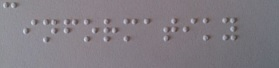
//> input picture imagenes/test.jpg, 279 x 68 px
$ ./home   (built with g++ and OpenCV 4)
//> lines starting //> are read from the running program, lines starting //| are printed output that depends on the picture; after the words box and inside, x2 and y2 are one past the last pixel; in counts of white or black regions, pixels touching at a corner belong together; pictures that were not available may be replaced by others from this repository, and a replacement may not be noted
/**
	* @file main.cpp
	* @version 2.0
	* @date 10/04/2015
	* @author Alan Collante & Guillermo Navarro
	* @bug Puntos que esten proximos al marco de la imagen produce errores

	main.cpp es un programa para traducir una imagen con sistema braille a caracteres

	*/


#include "opencv2/highgui/highgui.hpp"
#include "opencv2/imgproc/imgproc.hpp"
#include <iostream>
#include <stdio.h>
#include <stdlib.h>
#include <algorithm>    // std::sort

using namespace cv;
using namespace std;
/** * src Imagen cargada */
Mat src;
/** * src_gray Imagen cargada a escala gris */
Mat src_gray;
/** * lineas Imagen cargada a escala gris con las verticales y horizonatles */
Mat lineas;
/** * tresh Valor del treshold */
int thresh = 150;
/** * tresh Valor maximo del treshold */
int max_thresh = 255;

/**
	* @brief Carga los caracteres en sistema braille a memoria
	* @param abc Vector vacia de imagenes.
	* @return abc Vector con las imagenes de los caracteres en sistema braille cargadas.
	*/
void getdb(vector<Mat> &abc);
/**
	* @brief buscarverticales busca los verticales segun los puntos encontrados.
	* @param puntos Puntos encontrados en la imagen.
	* @return puntos retorna un vector con las verticales encontradas.
	*/
vector<int> buscarverticales(vector<Point2f> puntos, vector<Point2f> &puntos2);
/**
	* @brief buscarhorizontales busca los horizontales segun los puntos encontrados.
	* @param puntos Puntos encontrados en la imagen.
	* @return puntos retorna un vector con las horizontales encontradas.
	*/
vector<int> buscarhorizontales(vector<Point2f> puntos , vector<Point2f> &puntos2);
/**
	* @brief thresh_callback procesa la imagen cargada para traducirlo.
	* @return Imagen traducida.
	*/
void thresh_callback(int, void* );
void thresh_callback2(int, void* );
/**
	* @brief main
	*/

int main( int argc, char** argv )
{
	/// Load source image
	//Mat abc = imread( "C://Users//Manuela//Desktop//inf//vision por comptuador//proyectofinal//abc.jpg", 1 );
	//imshow( "ABC", abc );

	//src = imread( "C://Users//Manuela//Desktop//inf//vision por comptuador//proyectofinal//test3.jpg", 1 );
	src = imread( "C://Users//Manuela//Desktop//inf//vision por comptuador//proyectofinal//test.jpg", 1 );
//> src is the input picture: 68 rows x 279 cols, CV_8UC3; mean B, G, R 131.9, 125.1, 130.6

	src = imread( "C://Users//Manuela//Desktop//inf//vision por comptuador//proyectofinal//test13.jpg", 1 );
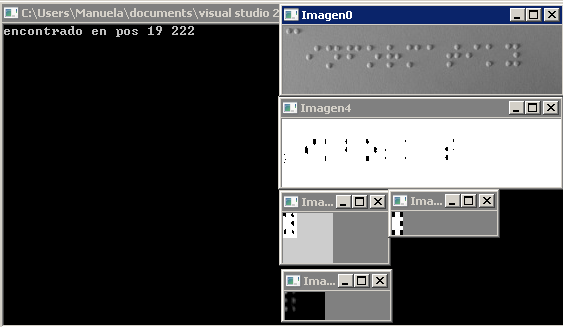
//> input picture imagenes/encontrado.png, 563 x 327 px, given in place of test13.jpg, which was not available
//> src is the input picture: 327 rows x 563 cols, CV_8UC3; mean B, G, R 76.6, 75.6, 75.1
	//src = imread( "C://Users//Manuela//Desktop//inf//vision por comptuador//proyectofinal//test11.jpg", 1 );

	src = imread( "C://Users//Manuela//Desktop//inf//vision por comptuador//proyectofinal//test15.jpg", 1 );
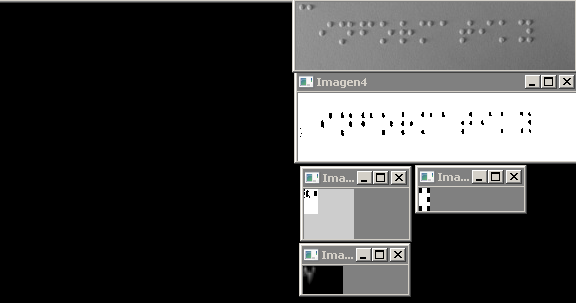
//> input picture imagenes/inicio.png, 576 x 303 px, given in place of test15.jpg, which was not available
//> src is the input picture: 303 rows x 576 cols, CV_8UC3; mean B, G, R 65.4, 65.6, 65.7
	src = imread( "C://Users//Manuela//Desktop//inf//vision por comptuador//proyectofinal//test10.jpg", 1 );


	cvtColor( src, src_gray, CV_BGR2GRAY );
	blur( src_gray, src_gray, Size(3,3) );
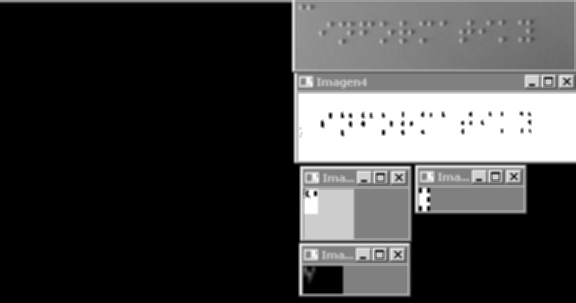
//> src_gray: 303 rows x 576 cols, CV_8UC1; min 0, max 255, mean 65.5
	/// Create Window
	char* source_window = "Source";
	namedWindow( source_window, CV_WINDOW_AUTOSIZE );
	imshow( source_window, src );
	waitKey(0);
	createTrackbar( " Threshold:", "Source", &thresh, max_thresh, thresh_callback );
	//debug
	//thresh_callback( 0, 0 );
	//nodebug
	thresh_callback2( 0, 0 );

	waitKey(0);
	return(0);
}


// [118 lines left out: function thresh_callback, not called in this run]


void thresh_callback2(int, void* )
{
  Mat threshold_output;
  vector<vector<Point> > contours;
  vector<Vec4i> hierarchy;

  threshold( src_gray, threshold_output, thresh, 255, THRESH_BINARY );
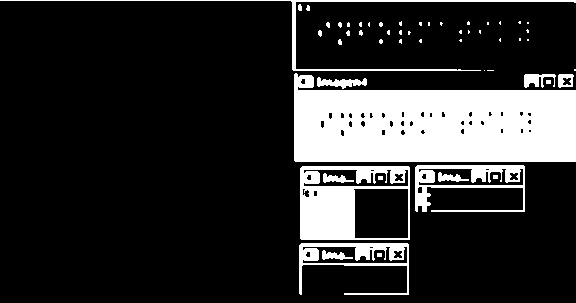
//> threshold_output: 303 rows x 576 cols, CV_8UC1; 18% white; 53 white regions (35 under 20 px)
  //imshow( "drawing", threshold_output );

  lineas= threshold_output.clone();
  findContours( threshold_output, contours, hierarchy, CV_RETR_TREE, CV_CHAIN_APPROX_SIMPLE, Point(0, 0) );
//> contours = 104 contours, 68 with area under 20; largest, box (x1, y1, x2, y2) and area: (294, 73, 576, 162) 20186, (300, 166, 410, 240) 7954, (415, 165, 525, 212) 2767, (353, 188, 409, 239) 2700, (299, 243, 409, 295) 2506

  vector<vector<Point> > contours_poly( contours.size() );
//> contours_poly = 104 empty contours
  vector<Rect> boundRect( contours.size() );
  vector<Point2f>center( contours.size() );
  vector<float>radius( contours.size() );

  for( int i = 0; i < contours.size(); i++ )
  {
	   approxPolyDP( Mat(contours[i]), contours_poly[i], 3, true );
       boundRect[i] = boundingRect( Mat(contours_poly[i]) );
       minEnclosingCircle( (Mat)contours_poly[i], center[i], radius[i] );
  }
//> this loop made 104 passes
//> after the loop, contours_poly = 104 contours, 84 with area under 20; largest, box (x1, y1, x2, y2) and area: (294, 74, 576, 162) 20126, (300, 166, 410, 240) 7777, (353, 188, 409, 239) 2623, (415, 165, 525, 212) 2614, (299, 243, 409, 295) 2348; boundRect = 104 Rects (x, y, width, height), first 8: [299, 243, 110, 52], [305, 251, 5, 7], [393, 250, 10, 9], [369, 247, 5, 1], [302, 246, 106, 18], [377, 253, 5, 4], [322, 251, 31, 9], [300, 166, 110, 74]; center = 104 Points (x, y), first 12: [353.5, 269.5], [308, 254], [397.5, 254], [371, 247], [354.5, 254.5], [379, 254.5], [337, 254.5], [354.7, 203.2], [315, 193], [380.5, 213], [305.5, 192.5], [309, 177]; radius = 104 values, max 287.5 at index 103, min 0.0001 at index 66, mean 10.83

  Mat drawing = Mat( threshold_output.size(), CV_8UC1, Scalar( 255 ) );
  Scalar color = Scalar( 0,123,46 );


  vector<int> horizontales = buscarhorizontales(center, center);
  vector<int> verticales = buscarverticales(center,center);
  //imshow( "lineas", lineas );
  //waitKey(0);

  for( int i = center.size()-1; i>=0 ; i-- )
     {
	   if(radius[i] <4){
			for( int x =  center[i].x; x < center[i].x+3; x++)
			{
				for( int y =  center[i].y; y <  center[i].y+5; y++)
				{
					if(x<drawing.cols && y < drawing.rows)
						drawing.at<uchar>(y,x)=0;
				}
			}
	   }

     }


  string probando = "abcdefghijklmnopqrstuvwxyz";
  vector<Mat> abc;
  getdb(abc);
  Mat ventana(50, 50, CV_8UC1,256);
  Mat result;
  int x;

  for(int h = 0 ; h < horizontales.size() ; h++ ){
	  if(h+1<horizontales.size())
	  if(horizontales[h+1]-horizontales[h]>14)
		continue;
	  else{
		  x=horizontales[h];
		  h+=2;
	   }
	  for( int v = 0; v < verticales.size(); v=v+1)
	  {
					int y=verticales[v];
					if(v+1 < verticales.size()){
						if((verticales[v+1]-y) <15) v++;
						cout<<" ";
					}
					for( int i = 0; i < 30; i++){
						for( int j = 0; j < 16; j++){

							if(x+i-3 < drawing.rows-1   && x+i-3 >= 0 && y+i-5 < drawing.cols-1  && y+i-5>=0){
								ventana.at<uchar>(i,j) = drawing.at<uchar>(x+i-3,y+j-4);
								drawing.at<uchar>(x+i-3,y+j-4)=255;
							}
						}
					}
					double min, max;
					int maxfinal = 0;
					int word = 0;

					//imshow( "drawing", drawing );
					//imshow( "ventana", ventana );


					for(int t1=0 ;t1 < abc.size(); t1++){
						matchTemplate( ventana, abc[t1], result, 4 );
						minMaxLoc(result, &min, &max);
						if(maxfinal <= max) {
							maxfinal= max;
							word=t1;
						}
					}

					if( maxfinal >= 0.8 )
					{
						string text = probando.substr(word,1);
						cout<<text;
						int fontFace = FONT_HERSHEY_SIMPLEX;
						double fontScale = 0.5;
						int thickness = 2;
						cv::Point textOrg(y,x+10);
						cv::putText(src, text, textOrg, fontFace, fontScale, Scalar(0,0,255), thickness,8);
						rectangle( src, Point(y-5,x-10), Point(y+15,x+30), color, 2, 8, 0 );
					}
					//waitKey(0);

	  }
	  /// Show in a window
	  namedWindow( "Contours", CV_WINDOW_AUTOSIZE );
	  imshow( "Contours", src );

	}
}


vector<int> buscarhorizontales(vector<Point2f> puntos,vector<Point2f> &puntos2){

	vector<int> poshorizontales;
	int divisor,suma;

	while (puntos.size()>0){

		vector<Point2f> horizontal;
		suma=puntos[0].y;
		divisor=1;
		int promedio=suma/divisor;

		horizontal.push_back(puntos[0]);
		puntos.erase(puntos.begin() + 0);

		for(int i =0 ;i<puntos.size();i++){
			if( puntos[i].y < promedio+3 && puntos[i].y > promedio-3 ){
					suma+=puntos[i].y;
					divisor++;
					promedio=suma/divisor;

					horizontal.push_back(puntos[i]);
					puntos.erase(puntos.begin() + i);
					i--;
			}
		}
		line( lineas, Point( 0, promedio ), Point( src.cols, promedio ), Scalar( 125 ),  1, 8 );
		poshorizontales.push_back(promedio);
	}
//> this loop made 20 passes
//> (suma, promedio, divisor) on passes 1 to 12: (269, 269, 1), (1270, 254, 5), (247, 247, 1), (203, 203, 1), (574, 191, 3), (213, 213, 1), (1765, 176, 10), (339, 169, 2), (189, 189, 1), (484, 80, 6), (1716, 114, 15), (1048, 131, 8)
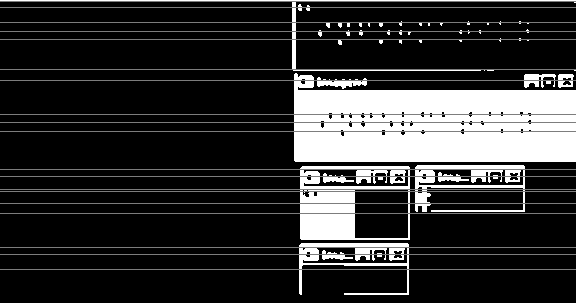
//> lineas: 303 rows x 576 cols, CV_8UC1; 6.27% of pixels changed, all inside (x1, y1, x2, y2) = (0, 1, 576, 270)
//> after the loop, suma = 1; divisor = 1
	sort(poshorizontales.begin(),poshorizontales.end());
//> poshorizontales = 20 values from 1 to 269
	// [6 lines of commented-out code are left out]

	for(int i =0 ;i<puntos2.size();i++){
		for(int j =0 ; j<poshorizontales.size();j++){
			if( puntos2[i].y < poshorizontales[j]+3 && puntos2[i].y > poshorizontales[j]-3 ){
				puntos2[i].y=poshorizontales[j];
			}
		}
	}
//> after the loop, puntos2 = 104 Points (x, y), first 12: [353.5, 269], [308, 254], [397.5, 254], [371, 247], [354.5, 254], [379, 254], [337, 254], [354.7, 203], [315, 191], [380.5, 213], [305.5, 191], [309, 176]
//> in thresh_callback2, `vector<int> horizontales = buscarhorizontales(center, center);`: center has the same summary as puntos2 in buscarhorizontales; horizontales = 20 values from 1 to 269

	return poshorizontales;
}

vector<int> buscarverticales(vector<Point2f> puntos, vector<Point2f> &puntos2){

	vector<int> posverticales;
	int divisor,suma;

	while (puntos.size()>0){

		vector<Point2f> vertical;
		suma=puntos[0].x;
		divisor=1;
		int promedio=suma/divisor;

		vertical.push_back(puntos[0]);
		puntos.erase(puntos.begin() + 0);

		for(int i =0 ;i<puntos.size();i++){
			if( puntos[i].x < promedio+3 && puntos[i].x > promedio-3 ){
					suma+=puntos[i].x;
					divisor++;
					promedio=suma/divisor;

					vertical.push_back(puntos[i]);
					puntos.erase(puntos.begin() + i);
					i--;
			}
		}
		line( lineas, Point( promedio, 0 ), Point( promedio, src.cols), Scalar( 125 ),  1, 8 );
		posverticales.push_back(promedio);
	}
//> this loop made 40 passes
//> (suma, promedio, divisor) on passes 1 to 12: (1416, 354, 4), (921, 307, 3), (795, 397, 2), (1482, 370, 4), (1899, 379, 5), (1014, 338, 3), (315, 315, 1), (309, 309, 1), (2814, 469, 6), (1259, 419, 3), (1268, 422, 3), (513, 513, 1)
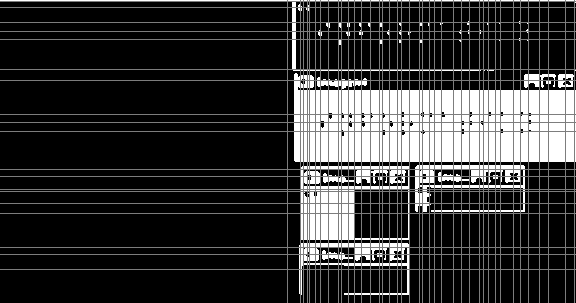
//> lineas: 303 rows x 576 cols, CV_8UC1; 6.51% of pixels changed, all inside (x1, y1, x2, y2) = (287, 0, 575, 303)
//> after the loop, suma = 287; divisor = 1
	sort(posverticales.begin(),posverticales.end());
//> posverticales = 40 values from 287 to 574

	// [6 lines of commented-out code are left out]

	for(int i =0 ;i<puntos2.size();i++){
		for(int j =0 ; j< posverticales.size();j++){
			if( puntos2[i].x < posverticales[j]+3 && puntos2[i].x > posverticales[j]-3 ){
				puntos2[i].x=posverticales[j];
			}
		}
	}
//> after the loop, puntos2 = 104 Points (x, y), first 12: [354, 269], [309, 254], [397, 254], [370, 247], [354, 254], [379, 254], [338, 254], [354, 203], [315, 191], [379, 213], [303, 191], [309, 176]
//> in thresh_callback2, `vector<int> verticales = buscarverticales(center,center);`: center has the same summary as puntos2 in buscarverticales; verticales = 40 values from 287 to 574
//> the loop in thresh_callback2, `for( int i = center.size()-1; i>=0 ; i-- )` made 104 passes
//> after the loop in thresh_callback2, `for( int i = center.size()-1; i>=0 ; i-- )`:
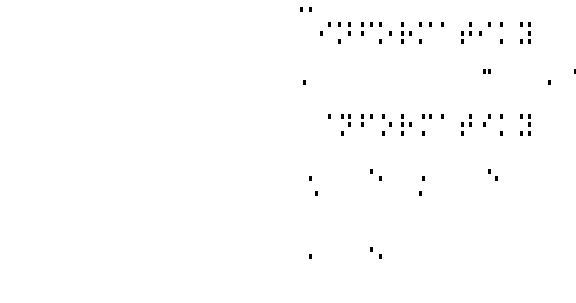
//> drawing: 303 rows x 576 cols, CV_8UC1; 99.3% white; 83 black regions (83 under 20 px)

	return posverticales;
}


void getdb(vector<Mat> &abc)
{
  Mat temp,temp_g;

  temp= imread( "C://Users//Manuela//Desktop//inf//vision por comptuador//proyectofinal//a.jpg" );
  cvtColor( temp, temp, COLOR_BGR2GRAY );
  abc.push_back(temp);
  temp= imread( "C://Users//Manuela//Desktop//inf//vision por comptuador//proyectofinal//b.jpg" );
  cvtColor( temp, temp, COLOR_BGR2GRAY );
  abc.push_back(temp);
  temp= imread( "C://Users//Manuela//Desktop//inf//vision por comptuador//proyectofinal//c.jpg" );
  cvtColor( temp, temp, COLOR_BGR2GRAY );
  abc.push_back(temp);
  temp= imread( "C://Users//Manuela//Desktop//inf//vision por comptuador//proyectofinal//d.jpg" );
  cvtColor( temp, temp, COLOR_BGR2GRAY );
  abc.push_back(temp);
  temp= imread( "C://Users//Manuela//Desktop//inf//vision por comptuador//proyectofinal//e.jpg" );
  cvtColor( temp, temp, COLOR_BGR2GRAY );
  abc.push_back(temp);
  temp= imread( "C://Users//Manuela//Desktop//inf//vision por comptuador//proyectofinal//f.jpg" );
//> f.jpg cannot be read in this run, so this picture is empty
//> (the run ends here: the program stops with an error, at `cvtColor( temp, temp, COLOR_BGR2GRAY );`)
